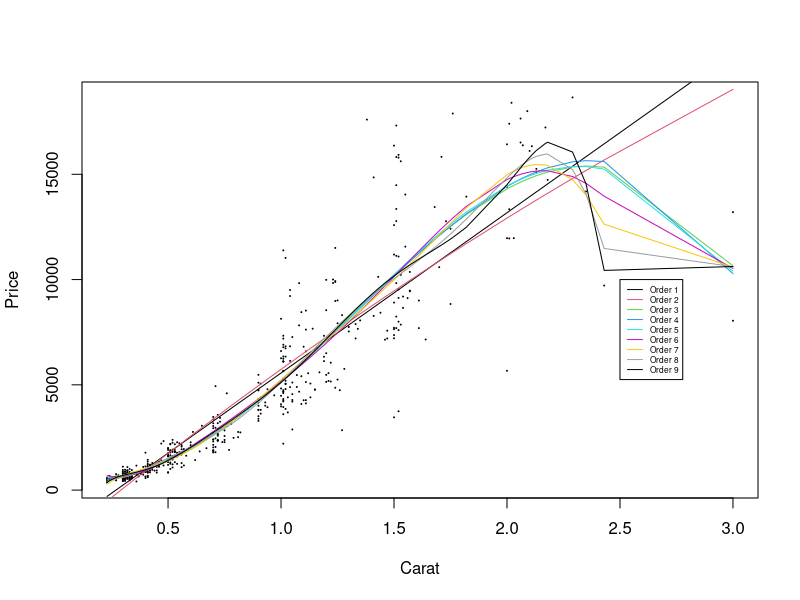

This figure's R source:
## Regression for different models complexities with same sample size



library(ggplot2)
data('diamonds')
df=diamonds
#--------------------------------------------------------------------------------

set.seed(125)
rand2 = sample(1:nrow(df),500)
train = df[rand2,]

#=============================================================================================
# FITTING A POLYNOMIAL REGRESSION OF ORDER 1
#=============================================================================================

m1 <- lm(price ~ carat, train)
#=============================================================================================
# FITTING A POLYNOMIAL REGRESSION OF ORDER 2
#=============================================================================================

m2 <- lm(price ~ carat + I(carat^2), train)
#=============================================================================================
# FITTING A POLYNOMIAL REGRESSION OF ORDER 3
#=============================================================================================

m3 <- lm(price ~ carat + I(carat^2) + I(carat^3), train)
#=============================================================================================
# FITTING A POLYNOMIAL REGRESSION OF ORDER 4
#=============================================================================================

m4 <- lm(price ~ carat + I(carat^2) + I(carat^3) + I(carat^4), train)
#=============================================================================================
# FITTING A POLYNOMIAL REGRESSION OF ORDER 5
#=============================================================================================

m5 <- lm(price ~ carat + I(carat^2) + I(carat^3) + I(carat^4) 
         + I(carat^5), train)
#=============================================================================================
# FITTING A POLYNOMIAL REGRESSION OF ORDER 6
#=============================================================================================

m6 <- lm(price ~ carat + I(carat^2) + I(carat^3) + I(carat^4) 
         + I(carat^5)+ I(carat^5) + I(carat^6), train)
#=============================================================================================
# FITTING A POLYNOMIAL REGRESSION OF ORDER 7
#=============================================================================================

m7 <- lm(price ~ carat + I(carat^2) + I(carat^3) + I(carat^4) 
         + I(carat^5)+ I(carat^5) + I(carat^6) 
         + I(carat^6) + I(carat^7), train)
#=============================================================================================
# FITTING A POLYNOMIAL REGRESSION OF ORDER 8
#=============================================================================================

m8 <- lm(price ~ carat + I(carat^2) + I(carat^3) + I(carat^4) 
         + I(carat^5) + I(carat^6) + I(carat^7) +
           I(carat^8), train)
#=============================================================================================
# FITTING A POLYNOMIAL REGRESSION OF ORDER 9
#=============================================================================================

m9 <- lm(price ~ carat + I(carat^2) + I(carat^3) + I(carat^4) 
         + I(carat^5) + I(carat^6) + I(carat^7) +
           I(carat^8) + I(carat^9) , train)



#=============================================================================================
# PLotting all graphs
#=============================================================================================

plot(train$carat,train$price, pch=19, cex=0.1,xlab='Carat',ylab='Price')
lines(sort(train$carat), fitted(m1)[order(train$carat)], col=1, type='l',pch=19,lwd=1) 
lines(sort(train$carat), fitted(m2)[order(train$carat)], col=2, type='l',pch=19,lwd=1) 
lines(sort(train$carat), fitted(m3)[order(train$carat)], col=3, type='l',pch=19,lwd=1) 
lines(sort(train$carat), fitted(m4)[order(train$carat)], col=4, type='l',pch=19,lwd=1) 
lines(sort(train$carat), fitted(m5)[order(train$carat)], col=5, type='l',pch=19,lwd=1) 
lines(sort(train$carat), fitted(m6)[order(train$carat)], col=6, type='l',pch=19,lwd=1) 
lines(sort(train$carat), fitted(m7)[order(train$carat)], col=7, type='l',pch=19,lwd=1) 
lines(sort(train$carat), fitted(m8)[order(train$carat)], col=8, type='l',pch=19,lwd=1) 
lines(sort(train$carat), fitted(m9)[order(train$carat)], col=9, type='l',pch=19,lwd=1) 
legend(2.5, 10000, legend=c("Order 1", "Order 2", "Order 3", "Order 4", "Order 5",
                            "Order 6", "Order 7", "Order 8", "Order 9"),
       col=c(1,2,3,4,5,6,7,8,9), lty=1:1, cex=0.5)
